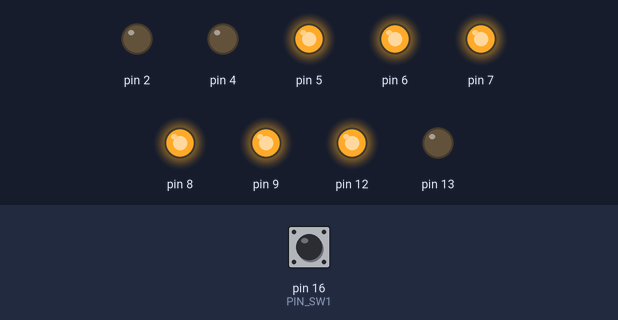
Bench run of a sketch on a simulated Arduino Uno, built with avr-gcc and run on an emulated ATmega328P. Shown: output pins drawn as LEDs (lit = HIGH). Inputs (shaded band) come from the test bench; at power-on: pin 16 (PIN_SW1) HIGH.

Above: at 1.2 s.
1.3 s: pin 16 (PIN_SW1) pulled LOW for 0.15 s
At 2.5 s:
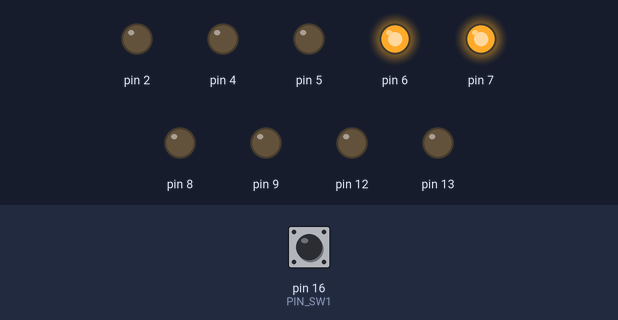
2.9 s: pin 16 (PIN_SW1) pulled LOW for 1 s
At 3.8 s:
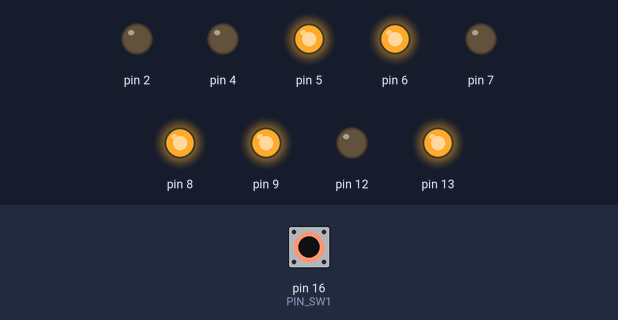
5.4 s: pin 16 (PIN_SW1) pulled LOW for 0.15 s
At 5.8 s:
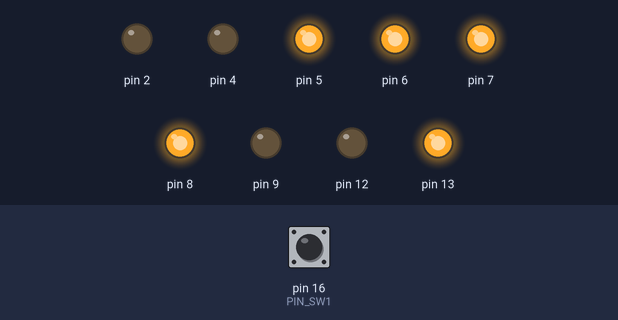
7.0 s: pin 16 (PIN_SW1) pulled LOW for 3.2 s
At 8.2 s:
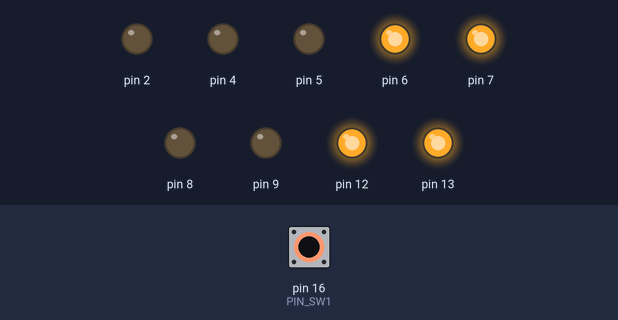
11.7 s: pin 16 (PIN_SW1) pulled LOW for 0.15 s
At 12.9 s:
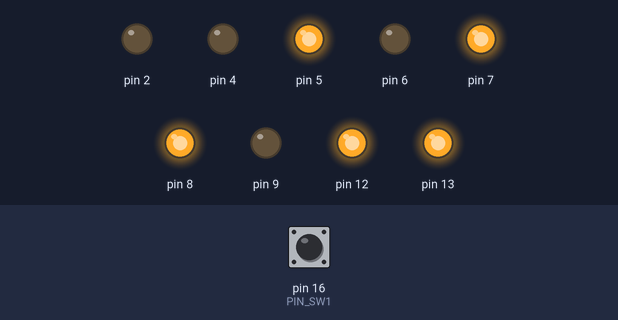
13.3 s: pin 16 (PIN_SW1) pulled LOW for 1 s
At 14.2 s:
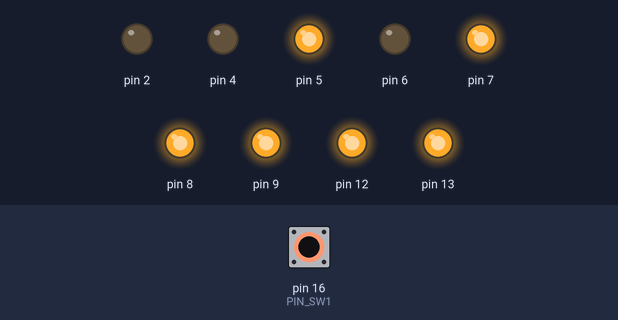
Timing chart, 0 to 16.3 s (numbered marks = the images above; inputs shaded):
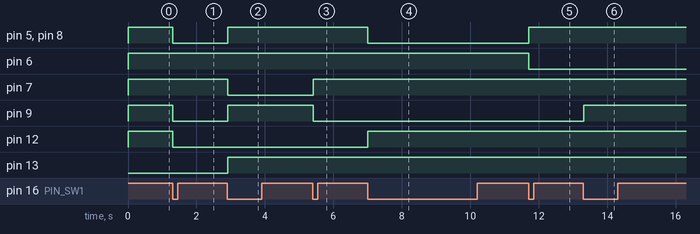

Measured:
- after the input at 1.3 s, pin 5, pin 8, pin 9, pin 12: HIGH → LOW at once
- after the input at 2.9 s, pin 5, pin 8, pin 9, pin 13: LOW → HIGH at once; pin 7: HIGH → LOW at once
- after the input at 5.4 s, pin 7: LOW → HIGH at once; pin 9: HIGH → LOW at once
- after the input at 7.0 s, pin 5, pin 8: HIGH → LOW at once; pin 12: LOW → HIGH at once
- after the input at 11.7 s, pin 5, pin 8: LOW → HIGH at once; pin 6: HIGH → LOW at once
- after the input at 13.3 s, pin 9: LOW → HIGH at once

The sketch:

sw_7seg.ino
```cpp
/*
 * ダミーファイル
 * File:   sw_7seg.ino
 * Author: Keitetsu
 *
 * Created on 2015/02/22
 */
```

display.cpp
```cpp
/*
 * File:   display.cpp
 * Author: Keitetsu
 *
 * Created on 2015/02/22
 */

#include "stdafx.h"
#include "display.h"

/*
 * 7セグメントLED表示関数
 *
 * 引数:
 * byte font_id	表示するフォントのID
 *
 * 復帰値:
 * なし
 */
void display7seg(byte font_id)
{
	const byte font[11] = {
		// gfedcba	7セグメントLED 点灯パターン
		0b00111111,	// 0
		0b00000110,	// 1
		0b01011011,	// 2
		0b01001111,	// 3
		0b01100110,	// 4
		0b01101101,	// 5
		0b01111101,	// 6
		0b00100111,	// 7
		0b01111111,	// 8
		0b01101111,	// 9
		0b00000000	// 表示なし
	};

	PORTD = (PORTD & 0b00011111)	// 点灯パターン出力（出力ピン番号は不連続）
			| (font[font_id] << 5);
	PORTB = (PORTB & 0b11001100)
			| ((font[font_id] >> 3) & 0b00000011)
			| ((font[font_id] >> 1) & 0b00110000);
}
```

display.h
```cpp
/*
 * File:   display.h
 * Author: Keitetsu
 *
 * Created on 2015/02/22
 */

#ifndef __DISPLAY_H__
#define	__DISPLAY_H__

#define CHAR_ID_SPACE 10

/* プロトタイプ宣言 */
void display7seg(byte font_id);

#endif	/* __DISPLAY_H__ */
```

stdafx.h
```cpp
/*
 * File:   stdafx.h
 * Author: Keitetsu
 *
 * Created on 2015/02/22
 */

#ifndef __STDAFX_H__
#define __STDAFX_H__

#include "Arduino.h"
#include <avr/io.h>

void setup();
void loop();

#endif	/* __STDAFX_H__ */
```

sw_7seg.cpp
```cpp
/*
 * File:   sw_7seg.cpp
 * Author: Keitetsu
 *
 * Created on 2015/02/22
 */

#include "stdafx.h"
#include "display.h"

/*
 * ピンアサイン
 */
#define PIN_SW1 16

/*
 * グローバル変数
 */
byte count;

void setup()
{
	// 7セグメントLED PIN設定
	pinMode(2, OUTPUT);
	pinMode(4, OUTPUT);
	pinMode(5, OUTPUT);
	pinMode(6, OUTPUT);
	pinMode(7, OUTPUT);
	pinMode(8, OUTPUT);
	pinMode(9, OUTPUT);
	pinMode(12, OUTPUT);
	pinMode(13, OUTPUT);

	// SW PIN設定
	pinMode(PIN_SW1, INPUT_PULLUP);

	count = 0;
	display7seg(count);
}

void loop()
{
	byte sw1_state;
	static byte sw1_state_prev = HIGH;

	sw1_state = digitalRead(PIN_SW1);
	if(sw1_state == LOW){				// SW1が押下されている場合
		delay(10);						// 10ミリ秒の待ち時間
		sw1_state = digitalRead(PIN_SW1);
		if(sw1_state == LOW){			// SW1の状態を再確認（チャタリング対策）
			if(sw1_state_prev == HIGH){	// 前回，SW1が押下されていなかった場合
				count++;				// カウント値をインクリメント
			}
			sw1_state_prev = LOW;		// 今回のSW1の状態を記録
		}
		else{
			sw1_state_prev = HIGH;		// 今回のSW1の状態を記録
		}
	}
	else{								// SW1が押下されていない場合
		sw1_state_prev = HIGH;			// 今回のSW1の状態を記録
	}

	if(count > 9){						// 表示は10進数1桁
		count = 0;
	}
	display7seg(count);
}
```
